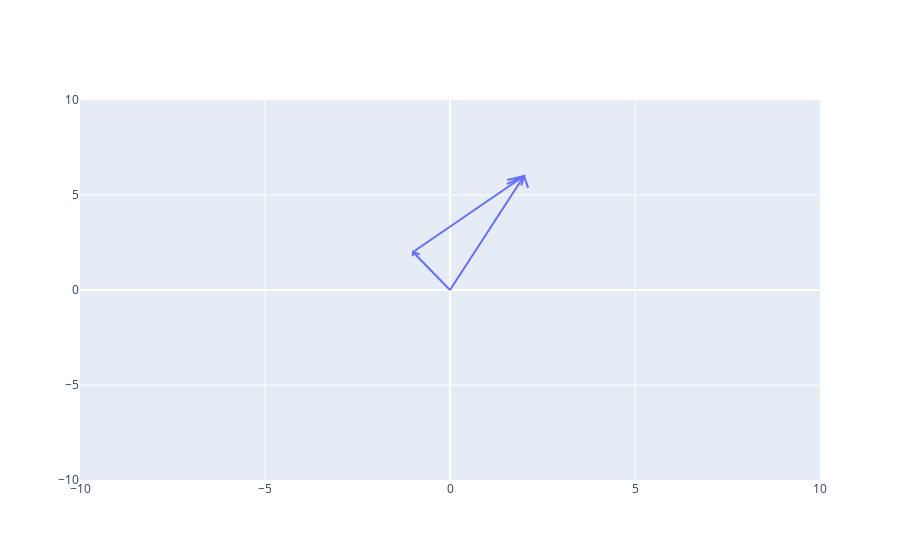

Notebook code for this chart:
### Markdown cell above
## [42] Vector Operations
 - Follows similar properties to normal matrice operations
 - The result of adding vectors is connecting the tip to tail of each vector sequentially
 
 
***Properties of Matrix Addition:***
- Graphing: connect tip to tail
- IS Associative - you can shift parentheses and get the same answer: A+(B+C) = (B+C)+A 

***Properties of Matrix Subtraction:***
- IS NOT Commutative - you can NOT add two vectors together in either order and still get the same answer A-B!=B-A

***Properties of Vector Multiplication***
- DOT PRODUCT: must multiply vectors by eachother and add components : a.b = a1b1 +a2b2
- Output must be 1x1 matrix
- to express in matrix terms, multiply row by column: 
        b.a = [1,2][3
                    4]

### Code cell
import plotly.figure_factory as ff

import numpy as np

a= np.array([-1,2])
b= np.array([3,4])
c= np.array([2,6])
print("a+b =c")
display(a+b)
arr = np.array([a,b,c])
display(arr.transpose())

#translate column 1 by length and direction of column 0
x = np.array([[0,-1,0],
             [0,2,0], 
             [-1,3,2],
             [2,4,6]
             ])

# x=x.transpose()
print("ROW VECTORS")
display(x)
print("COLUMN VECTORS")
display(x.transpose())

fig = ff.create_quiver(x[0], x[1], x[2],x[3],scale=1,arrow_scale=0.1,angle=0.5)
fig.update_xaxes(range=[-10, 10])
fig.update_yaxes(range=[-10, 10])
fig.show()

### Figure 1 — Plotly figure (JSON) as saved in the notebook; plotly's stock layout.template omitted (floating-point values rounded to 4 significant figures)
{"data": [{"mode": "lines", "type": "scatter", "x": [0, -1, null, -1, 2, null, 0, 2, null, -0.8164, -1, -1.008, null, 1.928, 2, 1.545, null, 2.112, 2, 1.537, null], "y": [0, 2, null, 2, 6, null, 0, 6, null, 1.872, 2, 1.777, null, 5.505, 6, 5.793, null, 5.378, 6, 5.569, null]}], "layout": {"hovermode": "closest", "xaxis": {"range": [-10, 10]}, "yaxis": {"range": [-10, 10]}}}
